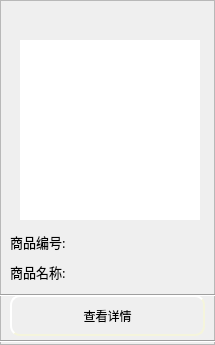
<?xml version="1.0" encoding="UTF-8"?>
<ui version="4.0">
 <class>HomeItem</class>
 <widget class="QWidget" name="HomeItem">
  <property name="geometry">
   <rect>
    <x>0</x>
    <y>0</y>
    <width>215</width>
    <height>345</height>
   </rect>
  </property>
  <property name="windowTitle">
   <string>Form</string>
  </property>
  <property name="styleSheet">
   <string notr="true"/>
  </property>
  <widget class="QFrame" name="frame">
   <property name="geometry">
    <rect>
     <x>0</x>
     <y>0</y>
     <width>215</width>
     <height>345</height>
    </rect>
   </property>
   <property name="styleSheet">
    <string notr="true">QFrame#frame{
	
	background-image: url(:/image/border1.png);
}</string>
   </property>
   <property name="frameShape">
    <enum>QFrame::StyledPanel</enum>
   </property>
   <property name="frameShadow">
    <enum>QFrame::Raised</enum>
   </property>
   <widget class="Line" name="line_3">
    <property name="geometry">
     <rect>
      <x>0</x>
      <y>331</y>
      <width>221</width>
      <height>20</height>
     </rect>
    </property>
    <property name="orientation">
     <enum>Qt::Horizontal</enum>
    </property>
   </widget>
   <widget class="QLabel" name="lb_number">
    <property name="geometry">
     <rect>
      <x>92</x>
      <y>10</y>
      <width>30</width>
      <height>30</height>
     </rect>
    </property>
    <property name="font">
     <font>
      <family>黑体</family>
      <pointsize>14</pointsize>
     </font>
    </property>
    <property name="styleSheet">
     <string notr="true">background-image: url(:/image/water.png);
color: rgb(255, 255, 255);</string>
    </property>
    <property name="text">
     <string/>
    </property>
    <property name="alignment">
     <set>Qt::AlignCenter</set>
    </property>
   </widget>
   <widget class="QWidget" name="layoutWidget">
    <property name="geometry">
     <rect>
      <x>10</x>
      <y>230</y>
      <width>201</width>
      <height>54</height>
     </rect>
    </property>
    <layout class="QGridLayout" name="gridLayout_2">
     <item row="0" column="0">
      <widget class="QLabel" name="label_2">
       <property name="sizePolicy">
        <sizepolicy hsizetype="Fixed" vsizetype="Preferred">
         <horstretch>0</horstretch>
         <verstretch>0</verstretch>
        </sizepolicy>
       </property>
       <property name="font">
        <font>
         <family>楷体</family>
         <pointsize>10</pointsize>
        </font>
       </property>
       <property name="text">
        <string>商品编号:</string>
       </property>
      </widget>
     </item>
     <item row="1" column="1">
      <widget class="QLabel" name="lb_name">
       <property name="font">
        <font>
         <family>楷体</family>
         <pointsize>10</pointsize>
        </font>
       </property>
       <property name="text">
        <string/>
       </property>
      </widget>
     </item>
     <item row="0" column="1">
      <widget class="QLabel" name="lb_id">
       <property name="font">
        <font>
         <family>楷体</family>
         <pointsize>10</pointsize>
        </font>
       </property>
       <property name="text">
        <string/>
       </property>
      </widget>
     </item>
     <item row="1" column="0">
      <widget class="QLabel" name="label_3">
       <property name="font">
        <font>
         <family>楷体</family>
         <pointsize>10</pointsize>
        </font>
       </property>
       <property name="text">
        <string>商品名称:</string>
       </property>
      </widget>
     </item>
    </layout>
   </widget>
   <widget class="Line" name="line">
    <property name="geometry">
     <rect>
      <x>0</x>
      <y>285</y>
      <width>221</width>
      <height>21</height>
     </rect>
    </property>
    <property name="orientation">
     <enum>Qt::Horizontal</enum>
    </property>
   </widget>
   <widget class="QPushButton" name="pb_all">
    <property name="geometry">
     <rect>
      <x>10</x>
      <y>295</y>
      <width>195</width>
      <height>41</height>
     </rect>
    </property>
    <property name="styleSheet">
     <string notr="true">QPushButton{
	background-image: url(:/ico/pb1.jpg);
    border-style: outset;
    border-width: 2px;
    border-radius: 10px;
    border-color: beige;
    min-width: 5em;
    padding: 6px;
}
QPushButton:hover
{
	
	background-image: url(:/ico/pb.jpg);
    border-style: inset;
}

QPushButton:pressed{
	
	background-image: url(:/ico/pb2.jpg);
    border-style: inset;
}


</string>
    </property>
    <property name="text">
     <string>查看详情</string>
    </property>
   </widget>
   <widget class="QLabel" name="label">
    <property name="geometry">
     <rect>
      <x>20</x>
      <y>40</y>
      <width>180</width>
      <height>180</height>
     </rect>
    </property>
    <property name="styleSheet">
     <string notr="true">background-color: rgb(255, 255, 255);</string>
    </property>
    <property name="text">
     <string/>
    </property>
   </widget>
  </widget>
 </widget>
 <resources/>
 <connections/>
</ui>
